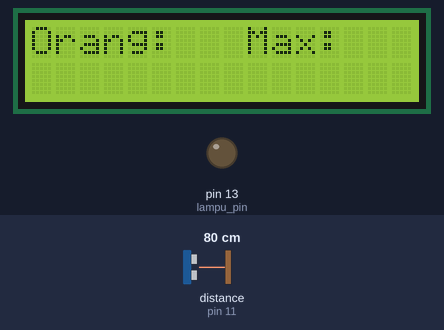
A sketch run on a simulated Arduino Uno, built with avr-gcc and run on an emulated ATmega328P. Parts: 16×2 character LCD, output pins drawn as LEDs (lit = HIGH). Wiring (inferred from the names in the program): ultrasonic range finder: trigger pin 10; echo pin 11. The inputs (shaded band) are chosen by the test bench; at power-on: distance to the obstacle (sensor on pin 11) 80 cm. The echo pulse lasts 58.3 µs per cm; pins used as bus, display or sensor lines are not drawn; what the sketch prints to the serial monitor is not drawn.

Above: at 10.1 s.
At 12.2 s:
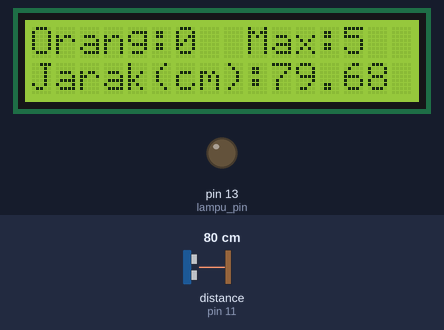
12.3 s: distance to the obstacle (sensor on pin 11) set to 54 cm
At 16.1 s:
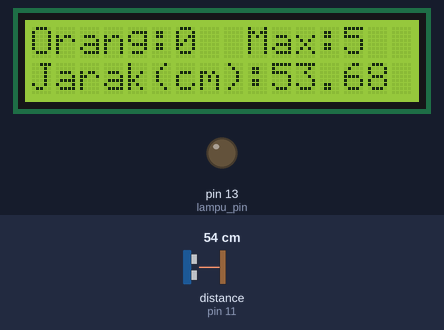
16.5 s: distance to the obstacle (sensor on pin 11) set to 47 cm
At 21.6 s:
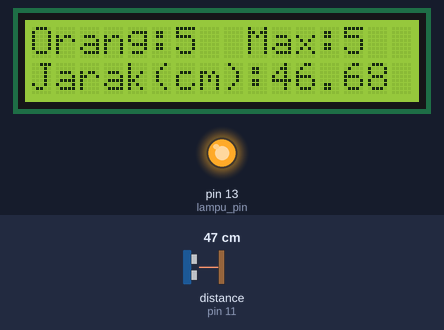
21.7 s: distance to the obstacle (sensor on pin 11) set to 2 cm
At 24.6 s:
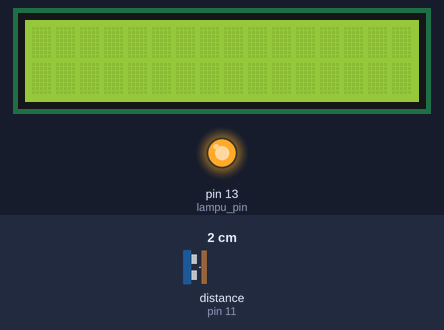
Timing chart, 0 to 26.1 s (numbered marks = the images above; inputs shaded):
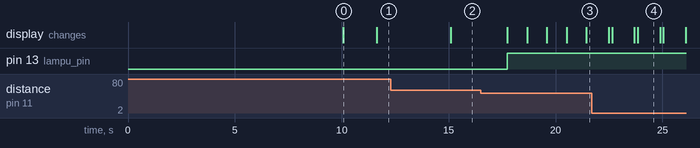

Measured:
- the behaviour switches between 51 and 50 cm on distance to the obstacle (sensor on pin 11) (found by bisection; images 2 and 3)
- after the input at 12.3 s, the display: changes after 2.8 s (image 2)
- after the input at 16.5 s, pin 13 (lampu_pin): LOW → HIGH after 1.2 s; the display: first changes after 1.2 s (image 3 shows a later state)
- after the input at 21.7 s, the display: first differs from a run without the input after 2.1 s (image 4)
- what the display in image 0 shows lasts 1.5 s, from 10.1 s to 11.6 s
- what the display in image 4 shows lasts 1.1 s, from 23.8 s to 24.9 s

The sketch:

project.ino
```cpp
#include <LiquidCrystal.h>

// Inisialisasi LCD
// LiquidCrystal lcd(rs, e, d4, d5, d6, d7)
// rs = register select, pin untuk membedakan antara perintah dan data
// e = enable, pin untuk menghidupkan lcd
// d4-d7 = data pins, pin untuk menuliskan karakter ke lcd
LiquidCrystal lcd(7, 6, 5, 4, 3, 2);

const int buzz_pin = 12, lampu_pin = 13, echo_pin = 11, trig_pin = 10;
int orang = 0, maks = 5, batas_in_out = 50, status_in = 0, status_out = 0;
float display_jarak = 0;

void setup()
{
  delay(10000); // delay untuk mempersiapkan lcd
  pinMode(lampu_pin, OUTPUT);
  pinMode(trig_pin, OUTPUT);
  pinMode(echo_pin, INPUT);
  pinMode(buzz_pin, OUTPUT);
  Serial.begin(9600);
  lcd.begin(16, 2);

  // Set LCD Awal
  lcd.setCursor(0, 0);
  lcd.print("Orang:");
  lcd.setCursor(9, 0);
  lcd.print("Max:");
}

void loop()
{
  float durasi, jarak_cm;

  // Memancarkan sinyal untuk mendeteksi jarak ke objek.
  // Untuk mendapatkan hasil sinyal yang baik, maka harus
  // dilakukan secara bertahap, mulai dari LOW dan bertahap
  // menuju ke HIGH untuk memastikan pengiriman dan penerimaan
  // sinyal yang baik.
  digitalWrite(trig_pin, LOW);
  delayMicroseconds(2);
  digitalWrite(trig_pin, HIGH);
  delayMicroseconds(5);
  digitalWrite(trig_pin, LOW);

  // Durasi atau waktu delay didapatkan dari transmitter
  // yang mengirimkan sinyal ultrasonik, kemudian ketika
  // sinyal tersebut mengenai suatu objek maka akan
  // dipantulkan kembali dan diterima oleh receiver. Durasi
  // disini dalam mikrodetik.
  durasi = pulseIn(echo_pin, HIGH);

  // Kalkulasi kecepatan suara ke cm.
  // Jarak didapatkan dari durasi yang dibagi 2 karena
  // hanya diperlukan untuk menghitung jarak dari transmitter
  // ke objek yang ada. Kecepatan suara adalah
  // 343m/s maka ketika dikonversi ke mikrodetik menjadi
  // 0,0343cm/mikrodetik kemudian kita kalikan dengan durasi
  // tadi dan akan mendapatkan jarak per centimeter.
  jarak_cm = (durasi / 2) * 0.0343;

  // Kendali jarak masuk dan jarak keluar
  if (jarak_cm > 0 && jarak_cm <= batas_in_out) {
    delay(700);
    status_in = 1;
  } else if (jarak_cm > batas_in_out && jarak_cm <= 100) {
    delay(1400);
    status_out = 1;
  } else {
    status_in = 0;
    status_out = 0;
  }

  // Kendali penambahan dan pengurangan orang ketika
  // masuk dan keluar
  if (status_in != status_out) {
    if (status_in == 1) {
      orang++;

      display_jarak = jarak_cm;

      digitalWrite(buzz_pin, HIGH);
      delay(50);
      digitalWrite(buzz_pin, LOW);
    } else if (status_out == 1) {
      orang--;

      display_jarak = jarak_cm;

      digitalWrite(buzz_pin, HIGH);
      delay(50);
      digitalWrite(buzz_pin, LOW);
      delay(50);
      digitalWrite(buzz_pin, HIGH);
      delay(50);
      digitalWrite(buzz_pin, LOW);
    }
    status_in = 0;
    status_out = 0;

    Serial.println("=======================");
    Serial.print("Jarak: ");
    Serial.print(jarak_cm);
    Serial.println("cm");
    Serial.print("Kapasitas Maksimal: ");
    Serial.println(maks);
    Serial.print("Jumlah Orang: ");
    Serial.println(orang);
  }

  // Kendali lampu berdasarkan jumlah orang yang ada.
  // Jika ada orang maka lampu akan otomatis menyala,
  // sedangkan jika tidak ada maka lampu akan mati.
  if (orang > 0) {
    digitalWrite(lampu_pin, HIGH);
  } else {
    digitalWrite(lampu_pin, LOW);
    orang = 0;
  }

  // Kendali buzzer yang akan mengeluarkan bunyi ketika jumlah
  // orang melebihi kapasitas yang telah ditentukan
  if(orang > maks) {
    Serial.println("========================================");
    Serial.println("HARAP KELUAR, SUDAH MELEBIHI KAPASITAS!!");
    Serial.print("Kapasitas Maksimal: ");
    Serial.println(maks);
    Serial.print("Jumlah Orang: ");
    Serial.println(orang);

    digitalWrite(buzz_pin, HIGH);
    lcd.setCursor(0, 1);
    lcd.print("OVER KAPASITAS!!");
    lcd.display();

    delay(150);

    digitalWrite(buzz_pin, LOW);
    lcd.noDisplay();
  } else {
    lcd.display();
    noTone(buzz_pin);
  }

  // Kendali lcd
  lcd.setCursor(6, 0);
  lcd.print(orang);

  lcd.setCursor(13, 0);
  lcd.print(maks);

  lcd.setCursor(0, 1);
  lcd.print("Jarak(cm):");
  lcd.setCursor(10, 1);
  lcd.print(display_jarak);
  lcd.setCursor(15, 1);
  lcd.print(" ");

  delay(150);
}
```
